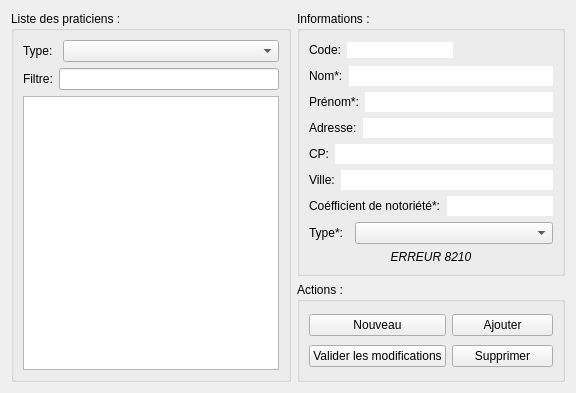
      <widget class="QWidget" name="page_2">
       <layout class="QGridLayout" name="gridLayout_14">
        <item row="0" column="0" rowspan="2">
         <widget class="QGroupBox" name="groupBox">
          <property name="title">
           <string>Liste des praticiens :</string>
          </property>
          <layout class="QGridLayout" name="gridLayout_3">
           <item row="0" column="0">
            <layout class="QHBoxLayout" name="horizontalLayout">
             <property name="spacing">
              <number>0</number>
             </property>
             <item>
              <widget class="QLabel" name="label_8">
               <property name="maximumSize">
                <size>
                 <width>40</width>
                 <height>16777215</height>
                </size>
               </property>
               <property name="font">
                <font>
                 <weight>50</weight>
                 <bold>false</bold>
                </font>
               </property>
               <property name="text">
                <string>Type:</string>
               </property>
              </widget>
             </item>
             <item>
              <widget class="QComboBox" name="comboBoxPraticienTypeFiltre">
               <property name="font">
                <font>
                 <weight>50</weight>
                 <bold>false</bold>
                </font>
               </property>
              </widget>
             </item>
            </layout>
           </item>
           <item row="1" column="0">
            <layout class="QHBoxLayout" name="horizontalLayout_10">
             <item>
              <widget class="QLabel" name="label_9">
               <property name="font">
                <font>
                 <weight>50</weight>
                 <bold>false</bold>
                </font>
               </property>
               <property name="text">
                <string>Filtre:</string>
               </property>
              </widget>
             </item>
             <item>
              <widget class="QLineEdit" name="lineEditPraticienFiltre">
               <property name="font">
                <font>
                 <weight>50</weight>
                 <bold>false</bold>
                </font>
               </property>
              </widget>
             </item>
            </layout>
           </item>
           <item row="2" column="0">
            <widget class="QListWidget" name="listWidgetPraticiens">
             <property name="styleSheet">
              <string notr="true"/>
             </property>
             <property name="alternatingRowColors">
              <bool>true</bool>
             </property>
            </widget>
           </item>
          </layout>
         </widget>
        </item>
        <item row="0" column="1">
         <widget class="QGroupBox" name="groupBox_3">
          <property name="maximumSize">
           <size>
            <width>600</width>
            <height>16777215</height>
           </size>
          </property>
          <property name="title">
           <string>Informations :</string>
          </property>
          <layout class="QGridLayout" name="gridLayout_4">
           <item row="0" column="0">
            <layout class="QHBoxLayout" name="horizontalLayout_8">
             <item>
              <widget class="QLabel" name="label">
               <property name="font">
                <font>
                 <weight>50</weight>
                 <bold>false</bold>
                </font>
               </property>
               <property name="text">
                <string>Code:</string>
               </property>
              </widget>
             </item>
             <item>
              <widget class="QLineEdit" name="lineEditPraticientCode">
               <property name="enabled">
                <bool>false</bool>
               </property>
               <property name="font">
                <font>
                 <weight>50</weight>
                 <bold>false</bold>
                </font>
               </property>
               <property name="styleSheet">
                <string notr="true">background-color: rgb(255, 255, 255);
color: rgb(0, 0, 0);</string>
               </property>
               <property name="frame">
                <bool>false</bool>
               </property>
               <property name="alignment">
                <set>Qt::AlignCenter</set>
               </property>
              </widget>
             </item>
             <item>
              <spacer name="horizontalSpacer">
               <property name="orientation">
                <enum>Qt::Horizontal</enum>
               </property>
               <property name="sizeHint" stdset="0">
                <size>
                 <width>40</width>
                 <height>20</height>
                </size>
               </property>
              </spacer>
             </item>
            </layout>
           </item>
           <item row="1" column="0">
            <layout class="QHBoxLayout" name="horizontalLayout_7">
             <item>
              <widget class="QLabel" name="label_2">
               <property name="font">
                <font>
                 <weight>50</weight>
                 <bold>false</bold>
                </font>
               </property>
               <property name="text">
                <string>Nom*:</string>
               </property>
              </widget>
             </item>
             <item>
              <widget class="QLineEdit" name="lineEditPraticientNom">
               <property name="font">
                <font>
                 <weight>50</weight>
                 <bold>false</bold>
                </font>
               </property>
               <property name="frame">
                <bool>false</bool>
               </property>
              </widget>
             </item>
            </layout>
           </item>
           <item row="2" column="0">
            <layout class="QHBoxLayout" name="horizontalLayout_6">
             <item>
              <widget class="QLabel" name="label_3">
               <property name="font">
                <font>
                 <weight>50</weight>
                 <bold>false</bold>
                </font>
               </property>
               <property name="text">
                <string>Prénom*:</string>
               </property>
              </widget>
             </item>
             <item>
              <widget class="QLineEdit" name="lineEditPraticientPrenom">
               <property name="font">
                <font>
                 <weight>50</weight>
                 <bold>false</bold>
                </font>
               </property>
               <property name="frame">
                <bool>false</bool>
               </property>
              </widget>
             </item>
            </layout>
           </item>
           <item row="3" column="0">
            <layout class="QHBoxLayout" name="horizontalLayout_5">
             <item>
              <widget class="QLabel" name="label_4">
               <property name="font">
                <font>
                 <weight>50</weight>
                 <bold>false</bold>
                </font>
               </property>
               <property name="text">
                <string>Adresse:</string>
               </property>
              </widget>
             </item>
             <item>
              <widget class="QLineEdit" name="lineEditPraticientAdresse">
               <property name="font">
                <font>
                 <weight>50</weight>
                 <bold>false</bold>
                </font>
               </property>
               <property name="frame">
                <bool>false</bool>
               </property>
              </widget>
             </item>
            </layout>
           </item>
           <item row="4" column="0">
            <layout class="QHBoxLayout" name="horizontalLayout_4">
             <item>
              <widget class="QLabel" name="label_5">
               <property name="font">
                <font>
                 <weight>50</weight>
                 <bold>false</bold>
                </font>
               </property>
               <property name="text">
                <string>CP:</string>
               </property>
              </widget>
             </item>
             <item>
              <widget class="QLineEdit" name="lineEditPraticientCP">
               <property name="font">
                <font>
                 <weight>50</weight>
                 <bold>false</bold>
                </font>
               </property>
               <property name="frame">
                <bool>false</bool>
               </property>
              </widget>
             </item>
            </layout>
           </item>
           <item row="5" column="0">
            <layout class="QHBoxLayout" name="horizontalLayout_3">
             <item>
              <widget class="QLabel" name="label_6">
               <property name="font">
                <font>
                 <weight>50</weight>
                 <bold>false</bold>
                </font>
               </property>
               <property name="text">
                <string>Ville:</string>
               </property>
              </widget>
             </item>
             <item>
              <widget class="QLineEdit" name="lineEditPraticientVille">
               <property name="font">
                <font>
                 <weight>50</weight>
                 <bold>false</bold>
                </font>
               </property>
               <property name="frame">
                <bool>false</bool>
               </property>
              </widget>
             </item>
            </layout>
           </item>
           <item row="6" column="0">
            <layout class="QHBoxLayout" name="horizontalLayout_2">
             <item>
              <widget class="QLabel" name="label_7">
               <property name="font">
                <font>
                 <weight>50</weight>
                 <bold>false</bold>
                </font>
               </property>
               <property name="text">
                <string>Coéfficient de notoriété*:</string>
               </property>
              </widget>
             </item>
             <item>
              <widget class="QLineEdit" name="lineEditPraticientCoeff">
               <property name="font">
                <font>
                 <weight>50</weight>
                 <bold>false</bold>
                </font>
               </property>
               <property name="inputMethodHints">
                <set>Qt::ImhNone</set>
               </property>
               <property name="frame">
                <bool>false</bool>
               </property>
              </widget>
             </item>
            </layout>
           </item>
           <item row="7" column="0">
            <layout class="QHBoxLayout" name="horizontalLayout_9">
             <item>
              <widget class="QLabel" name="label_10">
               <property name="maximumSize">
                <size>
                 <width>40</width>
                 <height>16777215</height>
                </size>
               </property>
               <property name="font">
                <font>
                 <weight>50</weight>
                 <bold>false</bold>
                </font>
               </property>
               <property name="text">
                <string>Type*:</string>
               </property>
              </widget>
             </item>
             <item>
              <widget class="QComboBox" name="comboBoxPraticienType">
               <property name="font">
                <font>
                 <weight>50</weight>
                 <bold>false</bold>
                </font>
               </property>
              </widget>
             </item>
            </layout>
           </item>
           <item row="8" column="0">
            <widget class="QLabel" name="labelPraticieInfos">
             <property name="font">
              <font>
               <weight>50</weight>
               <italic>true</italic>
               <bold>false</bold>
              </font>
             </property>
             <property name="text">
              <string>ERREUR 8210</string>
             </property>
             <property name="alignment">
              <set>Qt::AlignCenter</set>
             </property>
            </widget>
           </item>
          </layout>
         </widget>
        </item>
        <item row="1" column="1">
         <widget class="QGroupBox" name="groupBox_2">
          <property name="minimumSize">
           <size>
            <width>0</width>
            <height>100</height>
           </size>
          </property>
          <property name="maximumSize">
           <size>
            <width>16777215</width>
            <height>100</height>
           </size>
          </property>
          <property name="title">
           <string>Actions :</string>
          </property>
          <layout class="QGridLayout" name="gridLayout_2">
           <item row="0" column="0" colspan="2">
            <widget class="QPushButton" name="pushButtonPraticienNouveau">
             <property name="font">
              <font>
               <weight>50</weight>
               <bold>false</bold>
              </font>
             </property>
             <property name="text">
              <string>Nouveau</string>
             </property>
             <property name="icon">
              <iconset>
               <normaloff>:/new/img/new1.ico</normaloff>:/new/img/new1.ico</iconset>
             </property>
            </widget>
           </item>
           <item row="0" column="2" colspan="2">
            <widget class="QPushButton" name="pushButtonPraticientAjout">
             <property name="font">
              <font>
               <weight>50</weight>
               <bold>false</bold>
              </font>
             </property>
             <property name="text">
              <string>Ajouter</string>
             </property>
             <property name="icon">
              <iconset>
               <normaloff>:/new/img/add+.png</normaloff>:/new/img/add+.png</iconset>
             </property>
            </widget>
           </item>
           <item row="1" column="0" colspan="2">
            <widget class="QPushButton" name="pushButtonPraticientModifier">
             <property name="font">
              <font>
               <weight>50</weight>
               <bold>false</bold>
              </font>
             </property>
             <property name="text">
              <string>Valider les modifications</string>
             </property>
             <property name="icon">
              <iconset>
               <normaloff>:/new/img/validModif.png</normaloff>:/new/img/validModif.png</iconset>
             </property>
            </widget>
           </item>
           <item row="1" column="2" colspan="2">
            <widget class="QPushButton" name="pushButtonPraticientSupprimer">
             <property name="font">
              <font>
               <weight>50</weight>
               <bold>false</bold>
              </font>
             </property>
             <property name="text">
              <string>Supprimer</string>
             </property>
             <property name="icon">
              <iconset>
               <normaloff>:/new/img/del+.png</normaloff>:/new/img/del+.png</iconset>
             </property>
            </widget>
           </item>
          </layout>
         </widget>
        </item>
       </layout>
      </widget>
